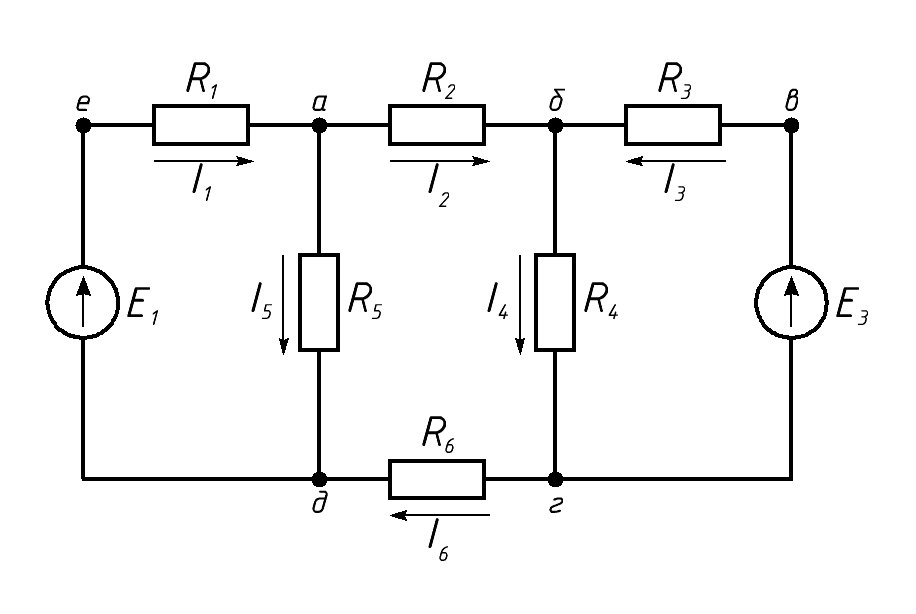
#> input picture Image/Image_Before.jpg, 916 x 614 px
$ python cropper.py ../Image/Image_Before.jpg ../Image/Image_Before.jpg 1.0
#> lines starting #> are read from the running program, lines starting #| are printed output that depends on the picture
import sys
from PIL import Image

DEBUG = 0
# Error codes
FILE_ERROR = 1
NOTHING_TO_CHANGE = -1


def main():
    try:
        with Image.open(sys.argv[1]) as pic:
#> pic is the input picture: PIL image 916x614 RGB; min 0, max 255, mean 244.7
            status = crop_file(pic)
    except OSError:
        status = FILE_ERROR
    finally:
        if DEBUG:
            print(f"Exit with status: {status}")
            input("Press Enter to continue...")
        return status


def crop_file(pic: Image):
    # Third value - precentage of ref brightness of pixel: 0.0 - 1.0
    if len(sys.argv) > 2:
        bright = float(sys.argv[3]) * 765 # 765 = 255 * 3
    else:
        bright = 0.8 * 765 # Default value

    pic = pic.convert("RGB")
    status, cords = find_cords(pic, int(bright))
    if status:
        return status
    pic = pic.crop(cords)
    pic.save(sys.argv[1])
    return 0


def find_cords(pic: Image, bright_ref: int) -> list [int, list]:
#> called with bright_ref = 765
    status = 0
    size = pic.size
#> size = (916, 614)
    cords = []
    correction = [0, 0, 1, 1]
    # side: left, up, right, down
    for side in range(4):
        it = iterator_2d(side, size)
        try:
            while(1):
                cord = next(it)
                pixel = pic.getpixel(cord)
                pixel_bright = sum(pixel)
                if pixel_bright < bright_ref:
                    cords.append(cord[side%2]+correction[side])
                    break
        except StopIteration:
            status = NOTHING_TO_CHANGE
#> after the loop, cords = [40, 56, 872, 568]
    return status, cords


def iterator_2d(side: int, size: tuple[int, int]):
    # side:
    # 0 - left, 1 - up, 2 - right, 3 - down
    if side == 0:
        for x in range(size[0]-1):
            for y in range(size[1]-1):
                yield (x, y)

    elif side == 1:
        for y in range(size[1]-1):
            for x in range(size[0]-1):
                yield (x, y)

    elif side == 2:
        for x in range(size[0]-1, 0, -1):
            for y in range(size[1]-1):
                yield (x, y)

    elif side == 3:
        for y in range(size[1]-1, 0, -1):
            for x in range(size[0]-1):
                yield (x, y)


if __name__ == "__main__":
    status = main()
#> in crop_file, `status, cords = find_cords(pic, int(bright))`: status = 0; cords = [40, 56, 872, 568]
#> in crop_file, `pic = pic.crop(cords)`:
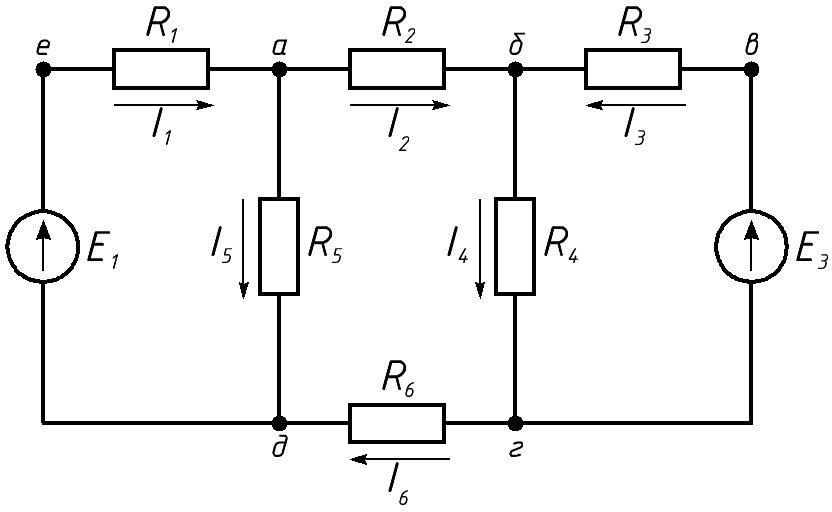
#> pic: PIL image 832x512 RGB; min 0, max 255, mean 241.4
#> in main, `status = crop_file(pic)`: status = 0
#> status = 0
